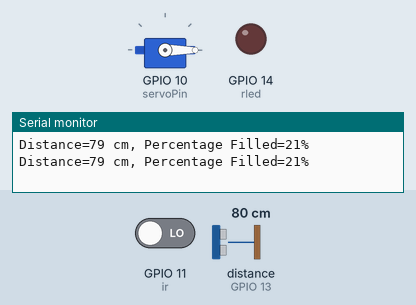
This sketch was run on a simulated ESP32-S2. Shown: servo, output pins drawn as LEDs (lit = HIGH), the last lines printed to the serial monitor. Wiring (from diagram.json): ultrasonic range finder: trigger GPIO 12; echo GPIO 13. Inputs (shaded band) come from the test bench; at power-on: GPIO 11 (ir) LOW, distance to the obstacle (sensor on GPIO 13) 80 cm. The echo pulse lasts 58.3 µs per cm; pins used as bus, display or sensor lines are not drawn.

Above: at 1.8 s.
1.9 s: GPIO 11 (ir) driven HIGH
At 2.6 s:
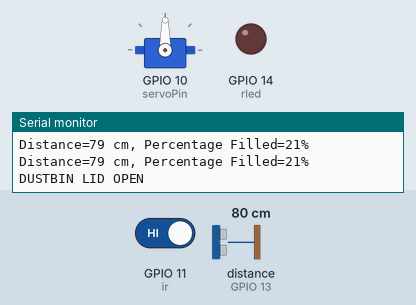
3.5 s: distance to the obstacle (sensor on GPIO 13) set to 13 cm
5.2 s: distance to the obstacle (sensor on GPIO 13) set to 10 cm
At 7.2 s:
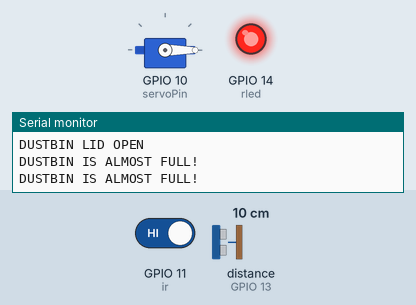
7.5 s: distance to the obstacle (sensor on GPIO 13) set to 18 cm
At 8.8 s:
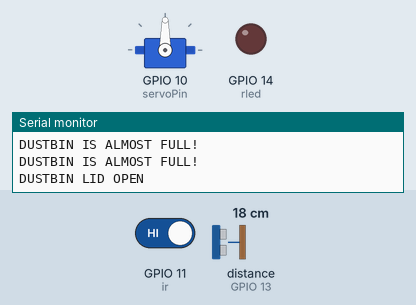
9.5 s: distance to the obstacle (sensor on GPIO 13) set to 2 cm
At 10.4 s:
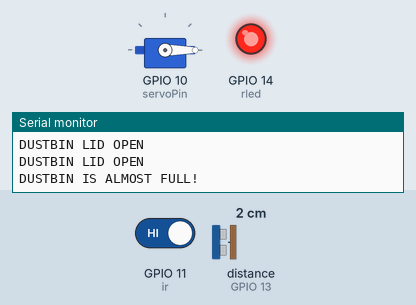
Timing chart, 0 to 12.5 s (numbered marks = the images above; inputs shaded):
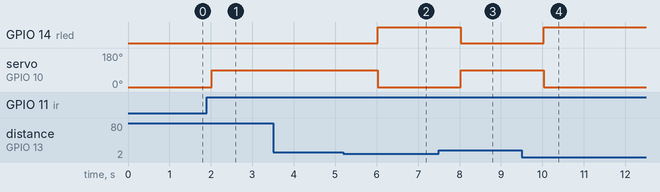

Measured:
- the behaviour switches between 12 and 11 cm on distance to the obstacle (sensor on GPIO 13) (found by bisection; images 1 and 2)
- after the input at 1.9 s, servo on GPIO 10 (servoPin): 0° → 90° after 0.12 s
- after the input at 5.2 s, GPIO 14 (rled): LOW → HIGH after 0.83 s; servo on GPIO 10 (servoPin): 90° → 0° after 0.83 s
- after the input at 7.5 s, GPIO 14 (rled): HIGH → LOW after 0.53 s; servo on GPIO 10 (servoPin): 0° → 90° after 0.53 s
- after the input at 9.5 s, GPIO 14 (rled): LOW → HIGH after 0.53 s; servo on GPIO 10 (servoPin): 90° → 0° after 0.53 s

The sketch:

sketch.ino
```cpp
// IF DUSTBIN IS FULL AS PER READING OF ULTRASONIC THEN IT SHOULDNT OOPEN ,
//  AND DISTANCE SHOULDE BE MAPPED AS PERCETANGE OF DUSTBIN FILLED
#include <ESP32Servo.h>
const int ir = 11;
const int servoPin = 10;
Servo myServo;
const int trigPin = 12;
const int echoPin = 13;
long duration;
int distance;
const int rled = 14;

void setup() {
  pinMode(ir, INPUT);
  pinMode(rled, OUTPUT);
  Serial.begin(115200);
  myServo.attach(servoPin);
  pinMode(trigPin, OUTPUT);
  pinMode(echoPin, INPUT);
}
void loop() {
  int irState = digitalRead(ir);
  digitalWrite(trigPin, LOW);
  delayMicroseconds(2);
  digitalWrite(trigPin, HIGH);
  delayMicroseconds(10);
  digitalWrite(trigPin, LOW);
  duration = pulseIn(echoPin, HIGH);
  distance = duration * 0.034 / 2;
  int percentageFilled = map(distance, 0, 100, 100, 0);
    myServo.write(0);

if(irState==LOW){
   Serial.print("Distance=");
  Serial.print(distance);
  Serial.print(" cm, Percentage Filled=");
  Serial.print(percentageFilled);
  Serial.println("%");
   digitalWrite(rled, LOW);
}
  else if (irState == HIGH && percentageFilled >= 90) {

    myServo.write(0);
    digitalWrite(rled, HIGH);
    Serial.println("DUSTBIN IS ALMOST FULL!");
  }
   else if (irState == HIGH && percentageFilled < 90) {
    digitalWrite(rled, LOW);
    myServo.write(90);
    Serial.println("DUSTBIN LID OPEN");
  }
  delay(1000);
}
```
